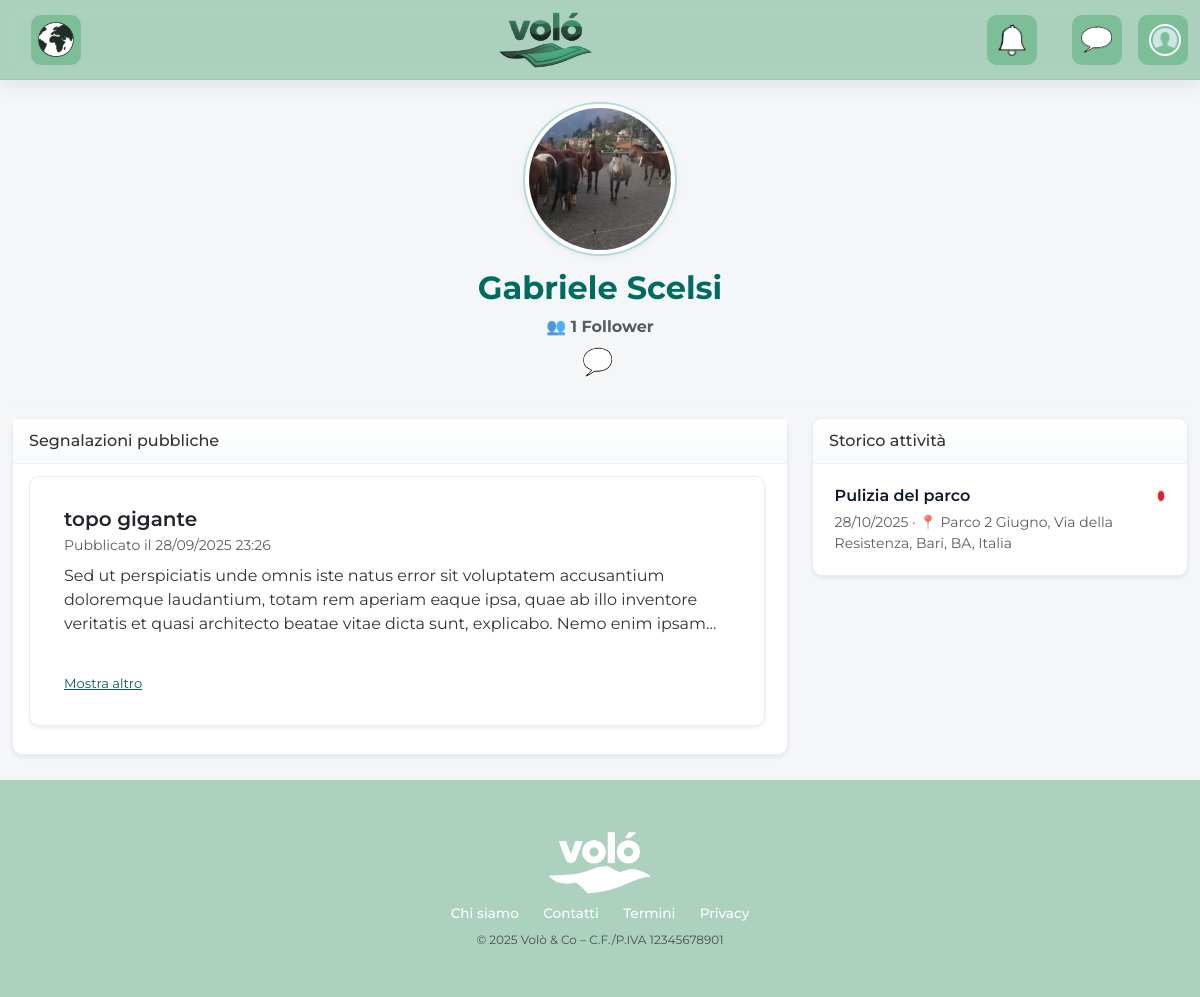
/volunteers/public/1 (signed in), run on the app's committed database.
### app/database/models/user.py (models this page shows, shortened)
class User(db.Model, UserMixin):
    __tablename__ = "user"
    id = db.Column(db.Integer, primary_key=True)
    email = db.Column(db.String(150), unique=True, nullable=False, index=True)
    password = db.Column(db.String(256), nullable=False)
    name = db.Column(db.String(150), nullable=False)   # Full name or organization name
    user_type = db.Column(db.String(20), nullable=False, index=True)  # "volunteer" | "association"
    date_of_birth = db.Column(db.Date, nullable=True)
    phone = db.Column(db.String(30), nullable=True)
    latitude = db.Column(db.Float, nullable=True)
    longitude = db.Column(db.Float, nullable=True)
    bio = db.Column(db.Text, nullable=True)
    photo_filename = db.Column(db.String(255), nullable=True)
    disponibilita = db.Column(db.Text, nullable=True)  # Availability (days/times)
    address = db.Column(db.String(255), nullable=True)
    logo_filename = db.Column(db.String(255), nullable=True)
    website = db.Column(db.String(255), nullable=True)
    iban = db.Column(db.String(34), nullable=True)
    official_docs = db.Column(db.String(255), nullable=True)
    consenso_dati = db.Column(db.Boolean, default=False, nullable=False)
    accetta_termini = db.Column(db.Boolean, default=False, nullable=False)
    posts = db.relationship("Post", backref="association", lazy=True)
    events = db.relationship("Event", back_populates="association", lazy=True)
    campaigns = db.relationship("Campaign", back_populates="association", lazy=True, cascade="all, delete-orphan")
    followed_associations = db.relationship(
        "User",
        secondary=follows,
        primaryjoin=(follows.c.volunteer_id == id),
        secondaryjoin=(follows.c.association_id == id),
        backref=db.backref("followers", lazy="dynamic"),
        lazy="dynamic",
    )
    applause = db.relationship(
    "Applause",
    back_populates="user",
    cascade="all, delete-orphan",
    passive_deletes=True
    )

### app/database/models/report.py (models this page shows, shortened)
class Report(db.Model):
    __tablename__ = "report"
    id = db.Column(db.Integer, primary_key=True)
    title = db.Column(db.String(150), nullable=False)
    description = db.Column(db.Text, nullable=False)
    address = db.Column(db.String(255))
    latitude = db.Column(db.Float, nullable=False)
    longitude = db.Column(db.Float, nullable=False)
    image_filename = db.Column(db.String(255), nullable=True)
    created_at = db.Column(db.DateTime, default=datetime.utcnow)
    user_id = db.Column(db.Integer, db.ForeignKey("user.id"), nullable=False)

### app/database/models/participation.py (models this page shows, shortened)
class Participation(db.Model):
    __tablename__ = "participation"
    id = db.Column(db.Integer, primary_key=True)
    volunteer_id = db.Column(db.Integer, db.ForeignKey("user.id"), nullable=False, index=True)
    event_id = db.Column(db.Integer, db.ForeignKey("event.id"), nullable=False, index=True)
    status = db.Column(db.String(20), nullable=False, default="pending")
    applied_at = db.Column(db.DateTime, default=datetime.utcnow, nullable=False)
    updated_at = db.Column(db.DateTime, default=datetime.utcnow, onupdate=datetime.utcnow, nullable=False)
    volunteer = db.relationship("User", backref="participations", foreign_keys=[volunteer_id])
    event = db.relationship("Event", backref="participants", foreign_keys=[event_id])
    __table_args__ = (
        db.UniqueConstraint("volunteer_id", "event_id", name="uq_participation_unique"),
    )

### app/database/models/event.py (models this page shows, shortened)
class Event(db.Model):
    __tablename__ = "event"
    id = db.Column(db.Integer, primary_key=True)
    title = db.Column(db.String(150), nullable=False)
    description = db.Column(db.Text, nullable=True)
    date = db.Column(db.DateTime, nullable=False, index=True)
    location = db.Column(db.String(255), nullable=False)
    image_filename = db.Column(db.String(255), nullable=True)
    latitude = db.Column(db.Float)
    longitude = db.Column(db.Float)
    created_at = db.Column(db.DateTime, nullable=False, default=datetime.utcnow, index=True)
    updated_at = db.Column(
        db.DateTime,
        nullable=False,
        default=datetime.utcnow,
        onupdate=datetime.utcnow,
        index=True,
    )
    duration = db.Column(db.String(20), nullable=False, default="temporary", index=True)
    skills = db.Column(db.Text, nullable=False, default="[]")
    activity = db.Column(db.String(50), nullable=True, index=True)
    type = db.Column(db.String(20), nullable=False, default="event", index=True)
    capacity_max = db.Column(db.Integer, nullable=True)
    association_id = db.Column(db.Integer, db.ForeignKey("user.id"), nullable=False, index=True)
    association = db.relationship("User", back_populates="events")
    __table_args__ = (
        db.Index("ix_event_geo", "latitude", "longitude"),
        db.Index("ix_event_duration_date", "duration", "date"),
    )

### app/blueprints/volunteers/routes.py (the view)
@volunteers_bp.route("/public/<int:volunteer_id>", endpoint="public_profile")
def public_profile(volunteer_id: int) -> ResponseReturnValue:
    volunteer: User = User.query.get_or_404(volunteer_id)
    if volunteer.user_type != "volunteer":
        abort(404)
    reports: list[Report] = Report.query.filter_by(user_id=volunteer.id).all()
    participations: list[Participation] = Participation.query.filter_by(volunteer_id=volunteer.id).all()
    followed_count = len(volunteer.followed_associations.all())
    return render_template(
        "pages/volunteer_profile.html",
        volunteer=volunteer,
        reports=reports,
        participations=participations,
        followed_associations_count=followed_count,
    )

### app/templates/pages/volunteer_profile.html (shortened to what this page needs)
{% extends 'layout/base.html' %}
{% block container_class %}container-xxl{% endblock %}
{% block content %}
<section class="text-center mb-4">
  <div class="d-inline-flex align-items-center justify-content-center position-relative">
    <img
      src="{% if volunteer.photo_filename %}
              {{ url_for('dashboard.static', filename='uploads/profile-photo/' ~ volunteer.photo_filename) }}
            {% else %}
              {{ url_for('static', filename='img/default-profile.png') }}
            {% endif %}"
      class="profile-photo ring-click"
      alt="Foto profilo {{ volunteer.name }}"
      onclick="toggleFullscreen(this)">
  </div>
  <h2 class="fw-bold mt-2 mb-1">{{ volunteer.name }}</h2>
  <div class="d-flex flex-column align-items-center mt-2">
  <a href="{{ url_for('public.volunteer_followed_associations', volunteer_id=volunteer.id) }}"
     class="text-decoration-none fw-bold text-muted mb-2">
    👥 {{ followed_associations_count }}
    {% if followed_associations_count == 1 %}
      {{ _('Follower') }}
    {% else %}
      {{ _('Follower') }}
    {% endif %}
  </a>
  {% if current_user.is_authenticated and current_user.id != volunteer.id %}
    <a href="#"
       id="start-chat-link"
       data-user-id="{{ volunteer.id }}"
       data-user-name="{{ volunteer.name }}"
       data-user-photo="{% if volunteer.photo_filename %}
                           {{ url_for('dashboard.static', filename='uploads/profile-photo/' ~ volunteer.photo_filename) }}
                         {% else %}
                           {{ url_for('static', filename='img/default-profile.png') }}
                         {% endif %}"
       class="d-inline-flex align-items-center text-decoration-none">
      <img src="{{ url_for('static', filename='img/icon_chat.png') }}"
           alt="Chat" width="30" height="30" class="me-1" />
    </a>
  {% endif %}
</div>
</section>
<hr class="soft-divider">
<div class="row g-4">
  <div class="col-lg-7 col-xl-8">
    <section aria-labelledby="reports-title" class="card shadow-sm">
      <div class="panel-header">
        <h2 id="reports-title" class="h6 mb-0">{{ _('Segnalazioni pubbliche') }}</h2>
      </div>
      <div class="card-body">
        <div class="feed-container" style="max-height: 70vh; overflow-y: auto; padding-right:6px;">
          {% if reports %}
            {% for report in reports %}
              <article class="card shadow-sm mb-3 feed-card">
                <div class="card-body position-relative">
                  <h5 class="card-title mb-1">
                    <a href="{{ url_for('public.detail', content_type='report', item_id=report.id) }}"
                       class="text-decoration-none text-dark">{{ report.title or _('Titolo mancante') }}</a>
                  </h5>
                  <small class="text-muted d-block mb-2">
                    {{ _('Pubblicato il') }} {{ report.created_at.strftime('%d/%m/%Y %H:%M') }}
                  </small>
                  {% if report.description %}
                    <p class="card-text clamp" data-clamp="4">{{ report.description }}</p>
                  {% endif %}
                  {% if report.image_filename %}
                    <div class="media-wrap clamp-media mb-2">
                      <img src="{{ url_for('reports.static', filename='uploads/reports/' ~ report.image_filename) }}"
                           class="img-fluid rounded" alt="Immagine segnalazione">
                    </div>
                  {% endif %}
                  <button type="button" class="toggle-card d-none">{{ _('Mostra altro') }}</button>
                </div>
              </article>
            {% endfor %}
          {% else %}
            <p class="text-muted mb-0">{{ _('Nessuna segnalazione ancora effettuata.') }}</p>
          {% endif %}
        </div>
      </div>
    </section>
  </div>
  <div class="col-lg-5 col-xl-4">
    <section aria-labelledby="history-title" class="card shadow-sm panel-sticky">
      <div class="panel-header">
        <h2 id="history-title" class="h6 mb-0">{{ _('Storico attività') }}</h2>
      </div>
      <div class="card-body">
        <ul class="list-unstyled m-0">
          {% if participations and participations|length > 0 %}
            {% for p in participations %}
              <li class="list-item">
                <div class="d-flex justify-content-between align-items-start gap-2">
                  <div class="min-w-0">
                    <a href="{{ url_for('events.event_detail', event_id=p.event.id) }}"
                       class="item-title text-decoration-none">
                      {{ p.event.title }}
                    </a>
                    <div class="small text-muted mt-1">
                      {{ p.event.date.strftime('%d/%m/%Y') }}
                      {% if p.event.location %} · 📍 {{ p.event.location }}{% endif %}
                    </div>
                  </div>
                  <div class="status-dot"
                       title="{{ p.status }}"
                       data-status="{{ p.status|lower }}"></div>
                </div>
              </li>
            {% endfor %}
          {% else %}
            <li class="text-muted py-2">{{ _('Nessuna partecipazione negli eventi passati.') }}</li>
          {% endif %}
        </ul>
      </div>
    </section>
  </div>
</div>
{% endblock %}

### app/static/css/events.css (style rules this page uses)
body { background-color: #f0f4f8; }
.card { border-radius: 10px; box-shadow: 0 2px 5px rgba(0,0,0,0.05); }

### data on the page
User: photo_filename (picture), name "Gabriele Scelsi"
Report: title "topo gigante", created_at "28/09/2025 23:26", description "Sed ut perspiciatis unde omnis iste natus error sit voluptatem accusantium doloremque laudantium, totam rem aperiam eaque ipsa, quae ab illo inventore veritatis et quasi architecto beatae vitae dicta sunt, explicabo. Nemo enim…", image_filename (picture)
Participation: event "Pulizia del parco", event "28/10/2025", event.location "Parco 2 Giugno, Via della Resistenza, Bari, BA, Italia"

### other printed values
{{ followed_associations_count }} "1"
